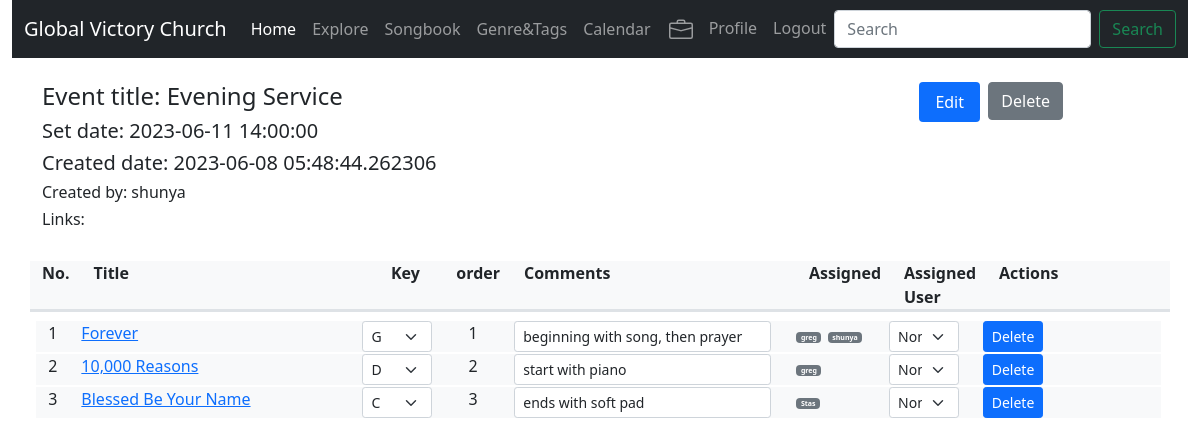
Page /lists/1 (signed in) on the committed database.
### app/models.py (models this page shows, shortened)
class Lists(db.Model):
    id = db.Column(db.Integer, primary_key=True)
    created = db.Column(db.DateTime, index=True, default=datetime.utcnow)
    date_time = db.Column(db.DateTime, index=True)
    date_end = db.Column(db.DateTime)
    user_id = db.Column(db.Integer, db.ForeignKey('user.id'))
    mlink = db.Column(db.String)
    status = db.Column(db.Integer, default=0) # 0 - in progress, 1 = Ready, 2 - past
    list_title = db.Column(db.String, default='Sunday service')
    assigned = db.relationship('User', secondary=list_user, backref=db.backref('minister', lazy='dynamic'), lazy='dynamic')
    items = db.relationship('ListItem', backref='list', lazy='dynamic')

class User(UserMixin, db.Model):
    id = db.Column(db.Integer, primary_key=True)
    username = db.Column(db.String(64), index=True, unique=True)
    email = db.Column(db.String(120), index=True, unique=True)
    password_hash = db.Column(db.String(128))
    about_me = db.Column(db.String(140))
    last_seen = db.Column(db.DateTime, default=datetime.utcnow)
    role = db.Column(db.Integer, db.ForeignKey('listitem.id'))
    mlinks = db.relationship('Lists', backref='creator', lazy='dynamic')
    posts = db.relationship('Post', backref='author', lazy='dynamic')
    songs = db.relationship('Song', backref='publisher', lazy='dynamic')
    cart = db.relationship('ListItem', secondary=songcart, backref=db.backref('owner', lazy='dynamic'))
    followed = db.relationship(
        'User', secondary=followers,
        primaryjoin=(followers.c.follower_id == id),
        secondaryjoin=(followers.c.followed_id == id),
        backref=db.backref('followers', lazy='dynamic'), lazy='dynamic')

class ListItem(db.Model):
    __tablename__ = 'listitem'
    id = db.Column(db.Integer, primary_key=True)
    list_id = db.Column(db.Integer, db.ForeignKey('lists.id'))
    title = db.Column(db.String(140))
    created = db.Column(db.DateTime, index=True, default=datetime.utcnow)
    song = db.relationship('Song', backref='inlist', lazy='dynamic')
    desired_key = db.Column(db.Integer)
    listorder = db.Column(db.Integer)
    notes = db.Column(db.Text)
    role = db.relationship('User', secondary=rolestable, backref=db.backref('roles', lazy='dynamic'), lazy='dynamic')

class Song(db.Model):
    id = db.Column(db.Integer, primary_key=True)
    title = db.Column(db.String(255), index=True)
    singer = db.Column(db.String(140), index=True)
    info = db.Column(db.String(140))
    key = db.Column(db.Integer)
    lyrics = db.Column(db.Text)
    language = db.Column(db.Integer)
    timestamp = db.Column(db.DateTime, index=True, default=datetime.utcnow)
    user_id = db.Column(db.Integer, db.ForeignKey('user.id'))
    listitem_id = db.Column(db.Integer, db.ForeignKey('listitem.id'))
    tags = db.relationship('Tag', secondary=songtags,
                           backref=db.backref('songs', lazy='dynamic'), lazy='dynamic')
    translated = db.relationship(
        'Song', secondary=translation,
        primaryjoin=(translation.c.song_id == id),
        secondaryjoin=(translation.c.translated_id == id),
        backref=db.backref('translation', lazy='dynamic'), lazy='dynamic')
    media = db.relationship('Mlinks', secondary=medialinks,
                           backref=db.backref('songs', lazy='dynamic'), lazy='dynamic')

### app/routes.py (the view)
@app.route('/lists/<listid>')
@login_required
def lists(listid):
    event = Lists.query.get_or_404(listid)
    users = User.query.all()
    user = User.query.get_or_404(event.user_id)
    form = EmptyForm()
    unroleform = EmptyForm()
    de_form = EmptyForm()
    deleteform = EmptyForm()
    sl = sorted(event.items, key=lambda x: x.listorder)
    songlist = [item for item in sl]
    return render_template('event_detail.html', event=event, songlist=songlist, form=form, deleteform=deleteform, keyset=keyset, users=users, user=user, de_form=de_form, unroleform=unroleform)

### app/forms.py
class EmptyForm(FlaskForm):
    submit = SubmitField('Submit')

### app/models.py (called while the page is built)
@login.user_loader
def load_user(id):
    return User.query.get(int(id)) #flask-login passes id as string, thus converted to int.

### app/routes.py (called while the page is built)
@app.before_request
def before_request():
    if current_user.is_authenticated:
        current_user.last_seen = datetime.utcnow()
        db.session.commit()

### app/templates/event_detail.html (shortened to what this page needs)
{% extends "base.html" %}
{% block app_content %}
    <br>
	<div class="row">
		<div class="col-8">
			<h4>Event title: {{ event.list_title }}</h4>
			<h5>Set date: {{ event.date_time }}</h5>
			<h5>Created date: {{ event.created }}</h5>
			<h6>Created by: {{ user.username }}</h6>
			<h6>Links: {{ event.mlink }}</h6>
		</div>
		<div class="col-3">
			<nav class="nav nav-pills justify-content-end">
				<a class="nav-link active" aria-current="page" href="{{ url_for('.edit_event', listid=event.id) }}">Edit</a>&nbsp;&nbsp;
				<form action="{{ url_for('delete_event') }}" method="post">
								{{ de_form.submit(class_='btn btn-secondary', value='Delete') }}
				</form>
			</nav>
		</div>
	</div>
	<br>
	<div class="row">
		<div class="col">
			<ul><li>
			<div class="row border-bottom border-3 bg-light text-dark">
						<div class="col-auto"><strong>No.</strong></div>
						<div class="col-3"><strong>Title</strong></div>
						<div class="col-auto"><strong>&nbsp;&nbsp;&nbsp;Key&nbsp;&nbsp;&nbsp;</strong></div>
						<div class="col-auto"><strong>order</strong></div>
						<div class="col-3"><strong>Comments</strong></div>
						<div class="col-1"><strong>Assigned</strong></div>
						<div class="col-1"><strong>Assigned User</strong></div>
						<div class="col-1"><strong>Actions</strong></div>
					</div></li></ul>
			<ul id="sortable">
			{% for s in songlist %}
				<li data-item-id="{{ s.id }}">
					<div class="row bg-light text-dark">
						<div class="col-auto">{{ s.id }}</div>
						<div class="col-3">
						{% for song in s.song %}
						<a href="{{ url_for('.view_song', id=song.id) }}">{{ song.title }}</a>
						{% endfor %}
						</div>
						<div class="col-1">
							<select class="form-select form-select-sm" onchange="changeDesiredKey('{{ s.id }}', this.value)">
							  {% for key in keyset %}
							  <option value="{{ loop.index0 }}" {% if s.desired_key == loop.index0 %}selected{% endif %}>{{ key }}</option>
							  {% endfor %}
							</select>
						</div>
						<div class="col-auto">&nbsp;&nbsp;&nbsp;{{ s.listorder }}&nbsp;&nbsp;&nbsp;</div>
						<div class="col-3"><input type="text" class="form-control form-control-sm" placeholder="Specific notes" id="notes_{{ s.id }}" value="{{ s.notes }}" onkeypress="updateNotes('{{ s.id }}', event)">
						</div>
						<div class="col-1">{% if s.role %}
						{% for auser in s.role %}
						<form class="d-inline" action="{{ url_for('.unsign_from_listitem', itemid=s.id, username=auser.username) }}" method="POST">
							<button type="submit" class="btn btn-link p-0">
								<span class="badge bg-secondary" style="font-size: 7px;">
									{{ auser.username }}
								</span>
							</button>
						</form>
						{% endfor %}
						{% endif %}</div>
						<div class="col-1">
						<select class="form-select form-select-sm" id="user_{{ s.id }}" onchange="assignUser('{{ s.id }}')">
						  <option value="">None</option>
						</select></div>
						<div class="col-1">
							<form class="needs-validation" action="{{ url_for('.list_delete_item', item=s.id, listid=event.id) }}" method="post">
								{{ deleteform.submit(class_='btn btn-primary btn-sm', value='Delete') }}
							</form>
						</div>
					</div>
				</li>
			{% endfor %}
			</ul>
		</div>
	</div>
{% endblock %}

### app/templates/event_detail.html (style rules this page uses)
ul { list-style-type: none; margin: 0; padding: 0; }
#sortable { list-style-type: none; margin: 0; padding: 0; }
#sortable li { margin: 3px; padding: 0.4em; padding-left: 0.2em; font-size: 1em; height: 30px; cursor: grab; }

### rows in the picture
Lists: list_title "Evening Service", date_time "2023-06-11 14:00:00", created "2023-06-08 05:48:44.262306"
User: username "shunya"
ListItem: id "1", desired_key+id "G", listorder "1", notes "beginning with song, then prayer"
Song: title "Forever"
User: username "greg"
ListItem: id "2", desired_key+id "D", listorder "2", notes "start with piano"
Song: title "10,000 Reasons"
ListItem: id "3", desired_key+id "C", listorder "3", notes "ends with soft pad"
Song: title "Blessed Be Your Name"
User: username "Stas"
